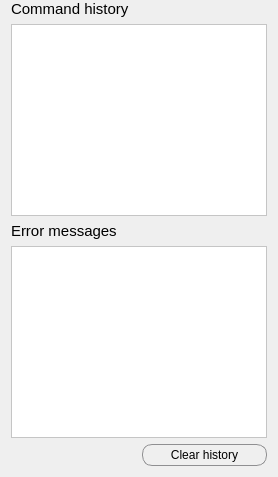
           <widget class="QWidget" name="tab_4">
            <attribute name="title">
             <string>History</string>
            </attribute>
            <layout class="QGridLayout" name="gridLayout_11">
             <property name="topMargin">
              <number>0</number>
             </property>
             <item row="10" column="2">
              <widget class="QPushButton" name="pushButton_cleanHistory">
               <property name="toolTip">
                <string>Saving history uses resources in your drive, you can clean history by removing all the files in the history folder</string>
               </property>
               <property name="styleSheet">
                <string notr="true"> QPushButton {
     border: 1px solid #8f8f91;
     border-radius: 10px;
     height: 20px;
     background-color: qlineargradient(x1: 0, y1: 0, x2: 0, y2: 1,
                                       stop: 0 #f6f7fa, stop: 1 #dadbde);

 }


 QPushButton:focus:pressed {
     background-color: qlineargradient(x1: 0, y1: 0, x2: 0, y2: 1,
                                       stop: 0 #F0F0FF, stop: 1 #f6f7fa);
 }

 QPushButton:hover {
     background-color: qlineargradient(x1: 0, y1: 0, x2: 0, y2: 1,
                                       stop: 0 #f6f7fa, stop: 1 #F0F0FF);
 }

QPushButton:disabled{ background-color: #CCCCCC; }

 QPushButton:flat {
     border: none; /* no border for a flat push button */
 }

 QPushButton:default {
     border-color: navy; /* make the default button prominent */
 }</string>
               </property>
               <property name="text">
                <string>Clear history</string>
               </property>
              </widget>
             </item>
             <item row="9" column="1" colspan="2">
              <widget class="QTextEdit" name="textEdit_qcerr">
               <property name="maximumSize">
                <size>
                 <width>16777215</width>
                 <height>200</height>
                </size>
               </property>
               <property name="accessibleDescription">
                <string notr="true"/>
               </property>
               <property name="styleSheet">
                <string notr="true">background-color: rgb(255, 255, 255);
color: rgb(0, 0, 0);</string>
               </property>
               <property name="readOnly">
                <bool>true</bool>
               </property>
               <property name="html">
                <string>&lt;!DOCTYPE HTML PUBLIC &quot;-//W3C//DTD HTML 4.0//EN&quot; &quot;http://www.w3.org/TR/REC-html40/strict.dtd&quot;&gt;
&lt;html&gt;&lt;head&gt;&lt;meta name=&quot;qrichtext&quot; content=&quot;1&quot; /&gt;&lt;style type=&quot;text/css&quot;&gt;
p, li { white-space: pre-wrap; }
&lt;/style&gt;&lt;/head&gt;&lt;body style=&quot; font-family:'MS Shell Dlg 2'; font-size:8.25pt; font-weight:400; font-style:normal;&quot;&gt;
&lt;p style=&quot;-qt-paragraph-type:empty; margin-top:0px; margin-bottom:0px; margin-left:0px; margin-right:0px; -qt-block-indent:0; text-indent:0px; font-size:11pt;&quot;&gt;&lt;br /&gt;&lt;/p&gt;&lt;/body&gt;&lt;/html&gt;</string>
               </property>
              </widget>
             </item>
             <item row="4" column="1" colspan="2">
              <widget class="QLabel" name="label_22">
               <property name="maximumSize">
                <size>
                 <width>16777215</width>
                 <height>30</height>
                </size>
               </property>
               <property name="font">
                <font>
                 <pointsize>11</pointsize>
                </font>
               </property>
               <property name="styleSheet">
                <string notr="true"/>
               </property>
               <property name="text">
                <string>Command history</string>
               </property>
              </widget>
             </item>
             <item row="5" column="1" colspan="2">
              <widget class="QTextEdit" name="textEdit_qcout">
               <property name="accessibleDescription">
                <string notr="true"/>
               </property>
               <property name="styleSheet">
                <string notr="true">background-color: rgb(255, 255, 255);
color: rgb(0, 0, 0);</string>
               </property>
               <property name="readOnly">
                <bool>true</bool>
               </property>
               <property name="html">
                <string>&lt;!DOCTYPE HTML PUBLIC &quot;-//W3C//DTD HTML 4.0//EN&quot; &quot;http://www.w3.org/TR/REC-html40/strict.dtd&quot;&gt;
&lt;html&gt;&lt;head&gt;&lt;meta name=&quot;qrichtext&quot; content=&quot;1&quot; /&gt;&lt;style type=&quot;text/css&quot;&gt;
p, li { white-space: pre-wrap; }
&lt;/style&gt;&lt;/head&gt;&lt;body style=&quot; font-family:'MS Shell Dlg 2'; font-size:8.25pt; font-weight:400; font-style:normal;&quot;&gt;
&lt;p style=&quot;-qt-paragraph-type:empty; margin-top:0px; margin-bottom:0px; margin-left:0px; margin-right:0px; -qt-block-indent:0; text-indent:0px; font-size:8pt;&quot;&gt;&lt;br /&gt;&lt;/p&gt;&lt;/body&gt;&lt;/html&gt;</string>
               </property>
              </widget>
             </item>
             <item row="8" column="1" colspan="2">
              <widget class="QLabel" name="label_21">
               <property name="maximumSize">
                <size>
                 <width>16777215</width>
                 <height>30</height>
                </size>
               </property>
               <property name="font">
                <font>
                 <pointsize>11</pointsize>
                </font>
               </property>
               <property name="styleSheet">
                <string notr="true"/>
               </property>
               <property name="text">
                <string>Error messages</string>
               </property>
              </widget>
             </item>
            </layout>
           </widget>
